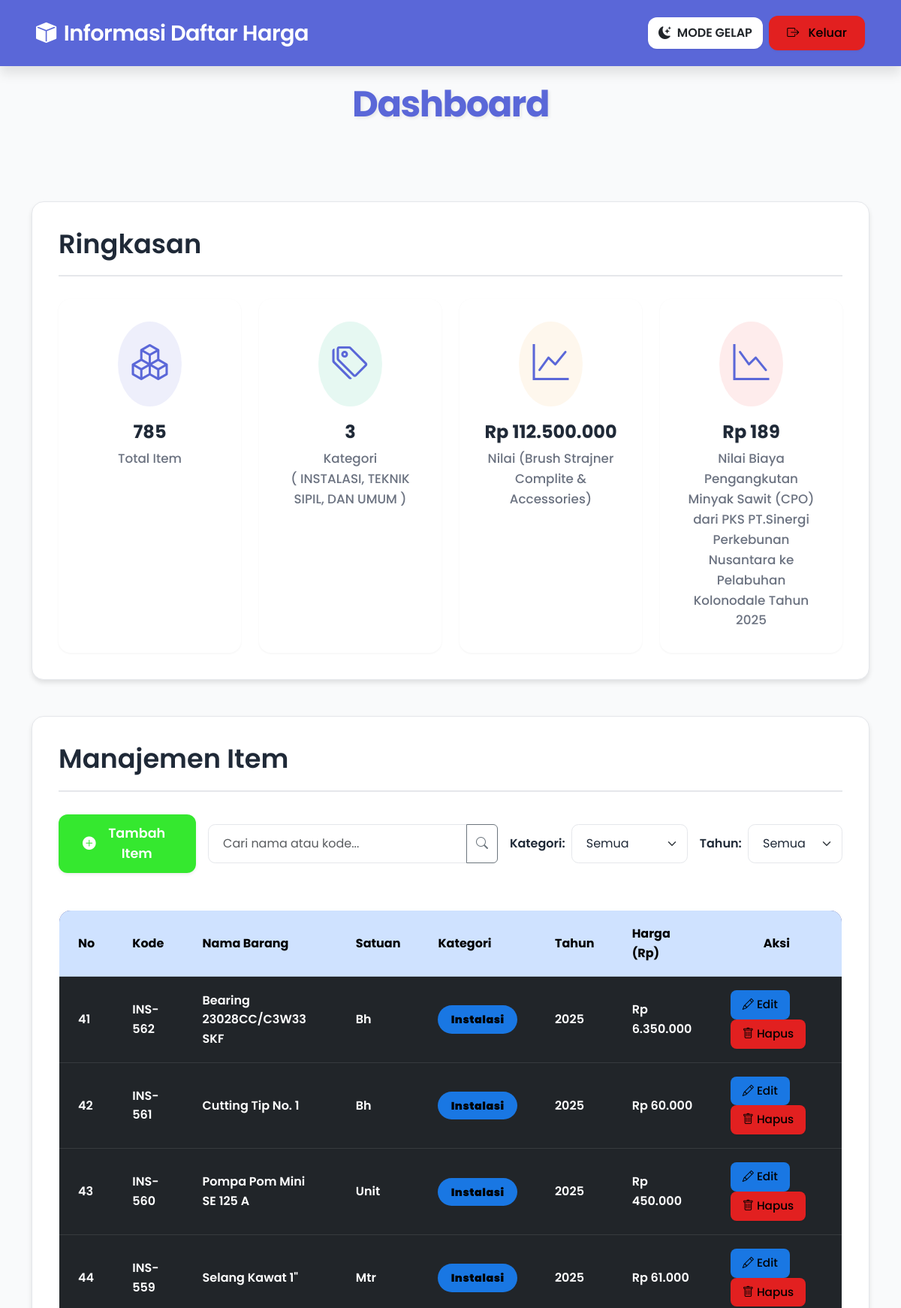
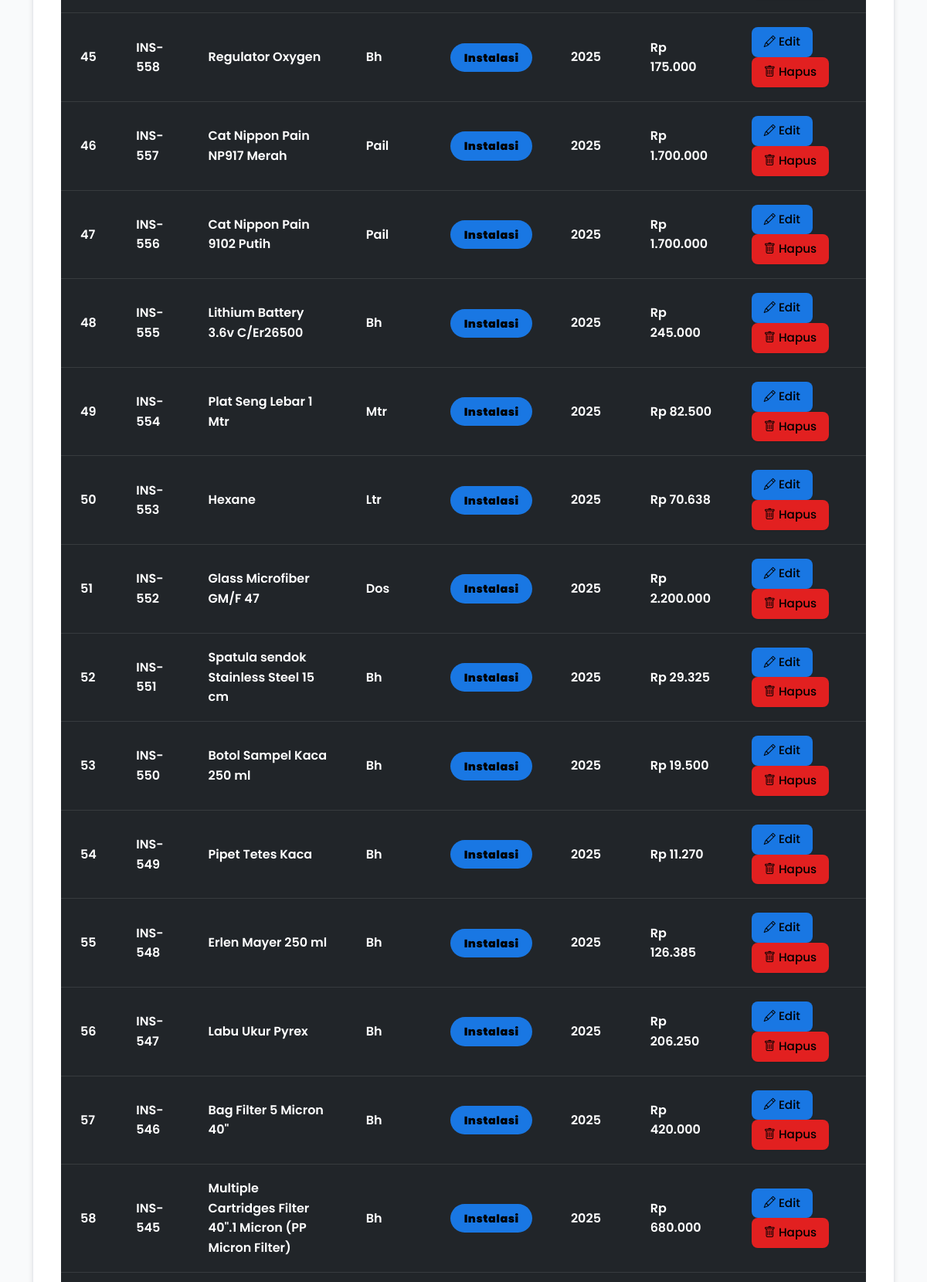
The app's page /index.php?page=3 (signed in, upper part) with its own data (2 pictures, top to bottom).
### tables this page shows
CREATE TABLE `barang` (
  `id` int NOT NULL,
  `kode` varchar(20) NOT NULL,
  `nama` varchar(500) NOT NULL,
  `satuan` varchar(50) DEFAULT NULL,
  `kategori` varchar(50) NOT NULL,
  `harga` decimal(15,2) NOT NULL,
  `tahun` int DEFAULT NULL
);

### index.php (the view, shortened to what this page needs)
<?php
$role = isset($_SESSION['role']) ? $_SESSION['role'] : 'user';
include 'config.php';
$filter_kategori = isset($_GET['kategori']) ? $_GET['kategori'] : '';
$filter_tahun = isset($_GET['tahun']) ? $_GET['tahun'] : '';
$search_query = isset($_GET['search']) ? $_GET['search'] : '';
$where_sql = '';
$total_barang_query = $conn->query("SELECT COUNT(*) as total FROM barang");
$total_barang = $total_barang_query->fetch_assoc()['total'] ?? 0;
$total_kategori_query = $conn->query("SELECT COUNT(DISTINCT kategori) as total FROM barang");
$total_kategori = $total_kategori_query->fetch_assoc()['total'] ?? 0;
$harga_tertinggi_query = $conn->query("SELECT harga as max_harga, nama as nama_barang FROM barang ORDER BY harga DESC LIMIT 1");
$harga_tertinggi_data = $harga_tertinggi_query->fetch_assoc();
$harga_tertinggi = $harga_tertinggi_data ? $harga_tertinggi_data['max_harga'] : 0;
$nama_harga_tertinggi = $harga_tertinggi_data ? $harga_tertinggi_data['nama_barang'] : '-';
$harga_terendah_query = $conn->query("SELECT harga as min_harga, nama as nama_barang FROM barang ORDER BY harga ASC LIMIT 1");
$harga_terendah_data = $harga_terendah_query->fetch_assoc();
$harga_terendah = $harga_terendah_data ? $harga_terendah_data['min_harga'] : 0;
$nama_harga_terendah = $harga_terendah_data ? $harga_terendah_data['nama_barang'] : '-';
$items_per_page = 20;
$current_page = isset($_GET['page']) ? (int)$_GET['page'] : 1;
$offset = ($current_page - 1) * $items_per_page;
$sql_paginated = "SELECT * FROM barang" . $where_sql . " ORDER BY id DESC LIMIT $items_per_page OFFSET $offset";
$result_paginated = $conn->query($sql_paginated);
?>
<!DOCTYPE html>
<html lang="id">
<head>
    <link href="https://cdn.jsdelivr.net/npm/bootstrap@5.3.0/dist/css/bootstrap.min.css" rel="stylesheet" />
    <link href="https://cdn.jsdelivr.net/npm/bootstrap-icons@1.10.5/font/bootstrap-icons.css" rel="stylesheet">
</head>
<body>
    <nav class="navbar navbar-expand-lg navbar-dark fixed-top">
        <div class="container-fluid px-4">
            <a class="navbar-brand" href="#">
                <i class="bi bi-box-fill"></i> Informasi Daftar Harga
            </a>
            <div class="collapse navbar-collapse" id="navbarNav">
                <ul class="navbar-nav ms-auto align-items-center">
                    <li class="nav-item me-2">
                        <button id="darkModeToggle" class="btn btn-darkmode" aria-pressed="false" title="Toggle Dark Mode">
                            <i id="darkModeIcon" class="bi bi-moon-stars-fill"></i>
                            <span id="darkModeLabel" class="d-none d-sm-inline">MODE GELAP</span>
                        </button>
                    </li>
                    <li class="nav-item">
                        <a class="btn btn-logout" href="logout.php">
                            <i class="bi bi-box-arrow-right me-2"></i> Keluar
                        </a>
                    </li>
                </ul>
            </div>
    </nav>
    <div class="main-content">
        <div class="container">
            <h1>Dashboard</h1>
            <div class="section-card mb-5">
                <h2>Ringkasan</h2>
                <div class="row justify-content-center g-4">
                    <div class="col-lg-3 col-md-6 col-sm-6">
                        <div class="metric-card total-items">
                            <div class="icon-wrapper">
                                <i class="bi bi-boxes"></i>
                            </div>
                            <div>
                                <div class="metric-value"><?= number_format($total_barang, 0, ',', '.') ?></div>
                                <div class="metric-label">Total Item</div>
                            </div>
                        </div>
                    </div>
                    <div class="col-lg-3 col-md-6 col-sm-6">
                        <div class="metric-card total-categories">
                            <div class="icon-wrapper">
                                <i class="bi bi-tags"></i>
                            </div>
                            <div>
                                <div class="metric-value"><?= number_format($total_kategori, 0, ',', '.') ?></div>
                                <div class="metric-label">Kategori</div>
                                <div class="metric-label">( INSTALASI, TEKNIK SIPIL, DAN UMUM )</div>
                            </div>
                        </div>
                    </div>
                    <div class="col-lg-3 col-md-6 col-sm-6">
                        <div class="metric-card max-price">
                            <div class="icon-wrapper">
                                <i class="bi bi-graph-up"></i>
                            </div>
                            <div>
                                <div class="metric-value">Rp <?= number_format($harga_tertinggi, 0, ',', '.') ?></div>
                                <div class="metric-label">Nilai (<?= htmlspecialchars($nama_harga_tertinggi) ?>)</div>
                            </div>
                        </div>
                    </div>
                    <div class="col-lg-3 col-md-6 col-sm-6">
                        <div class="metric-card min-price">
                            <div class="icon-wrapper">
                                <i class="bi bi-graph-down"></i>
                            </div>
                            <div>
                                <div class="metric-value">Rp <?= number_format($harga_terendah, 0, ',', '.') ?></div>
                                <div class="metric-label">Nilai <?= htmlspecialchars($nama_harga_terendah) ?></div>
                            </div>
                        </div>
                    </div>
                </div>
            </div>
            <div class="section-card">
                <h2>Manajemen Item</h2>
                <div class="d-flex flex-column flex-md-row justify-content-between align-items-md-center mb-4 gap-3">
                    <?php if ($role === 'admin'): ?>
                        <a href="tambah.php" class="btn btn-main-action btn-add-item shadow-sm flex-grow-1 flex-md-grow-0">
                            <i class="bi bi-plus-circle-fill me-2"></i> Tambah Item
                        </a>
                    <?php endif; ?>
                    <div class="d-flex flex-column flex-md-row align-items-md-center gap-3 w-100 w-md-auto">
                        <form method="get" class="d-flex w-100 flex-grow-1">
                            <div class="input-group">
                                <input type="text" name="search" id="search" class="form-control" placeholder="Cari nama atau kode..." value="<?= htmlspecialchars($search_query) ?>" aria-label="Cari barang">
                                <button class="btn btn-outline-secondary" type="submit" title="Cari Barang">
                                    <i class="bi bi-search"></i>
                                </button>
                            </div>
                        </form>
                        <form method="get" class="d-flex align-items-center gap-2 flex-shrink-0">
                            <label for="kategori" class="form-label mb-0 fw-semibold text-nowrap">Kategori:</label>
                            <select name="kategori" id="kategori" class="form-select" onchange="this.form.submit()" aria-label="Filter berdasarkan kategori">
                                <option value="all" <?= ($filter_kategori == '' || $filter_kategori == 'all') ? 'selected' : '' ?>>Semua</option>
                            </select>
                        </form>
                        <form method="get" class="d-flex align-items-center gap-2 flex-shrink-0">
                            <label for="tahun" class="form-label mb-0 fw-semibold text-nowrap">Tahun:</label>
                            <select name="tahun" id="tahun" class="form-select" onchange="this.form.submit()" aria-label="Filter berdasarkan tahun">
                                <option value="all" <?= ($filter_tahun == '' || $filter_tahun == 'all') ? 'selected' : '' ?>>Semua</option>
                            </select>
                        </form>
                    </div>
                </div>
                <div class="table-responsive">
                    <table class="table table-hover align-center">
                        <thead class="table-primary">
                            <tr>
                                <th scope="col">No</th>
                                <th scope="col">Kode</th>
                                <th scope="col">Nama Barang</th>
                                <th scope="col">Satuan</th>
                                <th scope="col">Kategori</th>
                                <th scope="col">Tahun</th>
                                <th scope="col">Harga (Rp)</th>
                                <?php if ($role === 'admin'): ?>
                                    <th scope="col" class="text-center" style="min-width: 170px;">Aksi</th>
                                <?php endif; ?>
                            </tr>
                        </thead>
                        <tbody class="table-responsive">
                            <thead class = "table-dark"
                            <?php
                            $no = $offset + 1;
                            if ($result_paginated && $result_paginated->num_rows > 0):
                                while ($row = $result_paginated->fetch_assoc()):
                            ?>
                                    <tr>
                                        <td class="no-wrap"><?= $no++ ?></td>
                                        <td><?= htmlspecialchars($row['kode']) ?></td>
                                        <td><?= htmlspecialchars($row['nama']) ?></td>
                                        <td><?= htmlspecialchars($row['satuan']) ?></td>
                                        <td><span class="badge-category"><?= htmlspecialchars($row['kategori']) ?></span></td>
                                        <td><?= htmlspecialchars($row['tahun']) ?></td>
                                        <td>Rp <?= number_format((float)$row['harga'], 0, ',', '.') ?></td>
                                        <?php if ($role === 'admin'): ?>
                                            <td class="text-middle">
                                                <a href="edit.php?id=<?= urlencode($row['id']) ?>" class="btn btn-edit btn-icon-action me-2" title="Edit Data">
                                                    <i class="bi bi-pencil"></i> Edit
                                                </a>
                                                <button type="button" class="btn btn-delete btn-icon-action"
                                                    data-bs-toggle="modal" data-bs-target="#deleteConfirmationModal"
                                                    data-id="<?= htmlspecialchars($row['id']) ?>"
                                                    data-nama="<?= htmlspecialchars($row['nama']) ?>"
                                                    title="Hapus Data">
                                                    <i class="bi bi-trash"></i> Hapus
                                                </button>
                                            </td>
                                        <?php endif; ?>
                                    </tr>
                                <?php
                                endwhile;
                            endif; ?>
                        </tbody>
                    </table>
                </div>
            </div>
        </div>
    </div>
</body>
</html>

### records on screen
barang: harga "112.500.000", nama "Brush Strajner Complite & Accessories"
barang: harga "189", nama "Biaya Pengangkutan Minyak Sawit (CPO) dari PKS PT.Sinergi Perkebunan Nusantara ke Pelabuhan Kolonodale Tahun 2025"
barang: kode "INS-562", nama "Bearing 23028CC/C3W33 SKF", satuan "Bh", kategori "Instalasi", tahun "2025", harga "6.350.000"
barang: kode "INS-561", nama "Cutting Tip No. 1", satuan "Bh", kategori "Instalasi", tahun "2025", harga "60.000"
barang: kode "INS-560", nama "Pompa Pom Mini SE 125 A", satuan "Unit", kategori "Instalasi", tahun "2025", harga "450.000"
barang: kode "INS-559", nama "Selang Kawat 1\"", satuan "Mtr", kategori "Instalasi", tahun "2025", harga "61.000"
barang: kode "INS-558", nama "Regulator Oxygen", satuan "Bh", kategori "Instalasi", tahun "2025", harga "175.000"
barang: kode "INS-557", nama "Cat Nippon Pain NP917 Merah", satuan "Pail", kategori "Instalasi", tahun "2025", harga "1.700.000"
barang: kode "INS-556", nama "Cat Nippon Pain 9102 Putih", satuan "Pail", kategori "Instalasi", tahun "2025", harga "1.700.000"
barang: kode "INS-555", nama "Lithium Battery 3.6v C/Er26500", satuan "Bh", kategori "Instalasi", tahun "2025", harga "245.000"
barang: kode "INS-554", nama "Plat Seng Lebar 1 Mtr", satuan "Mtr", kategori "Instalasi", tahun "2025", harga "82.500"
barang: kode "INS-553", nama "Hexane", satuan "Ltr", kategori "Instalasi", tahun "2025", harga "70.638"
barang: kode "INS-552", nama "Glass Microfiber GM/F 47", satuan "Dos", kategori "Instalasi", tahun "2025", harga "2.200.000"
barang: kode "INS-551", nama "Spatula sendok Stainless Steel 15 cm", satuan "Bh", kategori "Instalasi", tahun "2025", harga "29.325"
barang: kode "INS-550", nama "Botol Sampel Kaca 250 ml", satuan "Bh", kategori "Instalasi", tahun "2025", harga "19.500"
barang: kode "INS-549", nama "Pipet Tetes Kaca", satuan "Bh", kategori "Instalasi", tahun "2025", harga "11.270"
barang: kode "INS-548", nama "Erlen Mayer 250 ml", satuan "Bh", kategori "Instalasi", tahun "2025", harga "126.385"
barang: kode "INS-547", nama "Labu Ukur Pyrex", satuan "Bh", kategori "Instalasi", tahun "2025", harga "206.250"
barang: kode "INS-546", nama "Bag Filter 5 Micron 40\"", satuan "Bh", kategori "Instalasi", tahun "2025", harga "420.000"
barang: kode "INS-545", nama "Multiple Cartridges Filter 40\".1 Micron (PP Micron Filter)", satuan "Bh", kategori "Instalasi", tahun "2025", harga "680.000"

### other values on screen
$total_barang "785"
$total_kategori "3"
